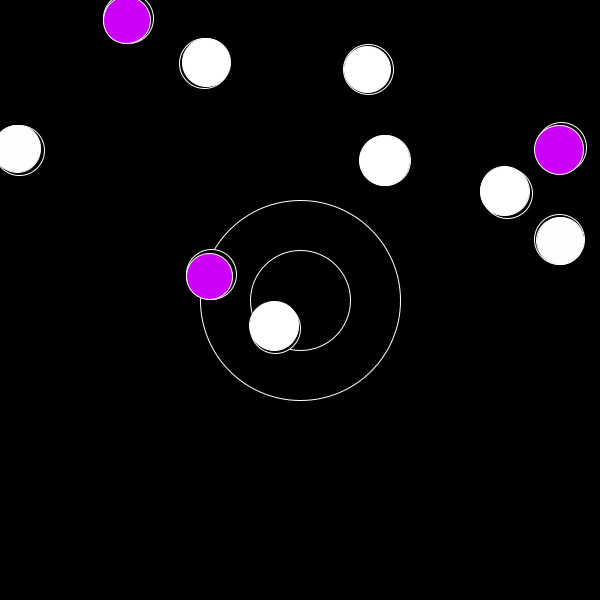
Frame 1 (no input)
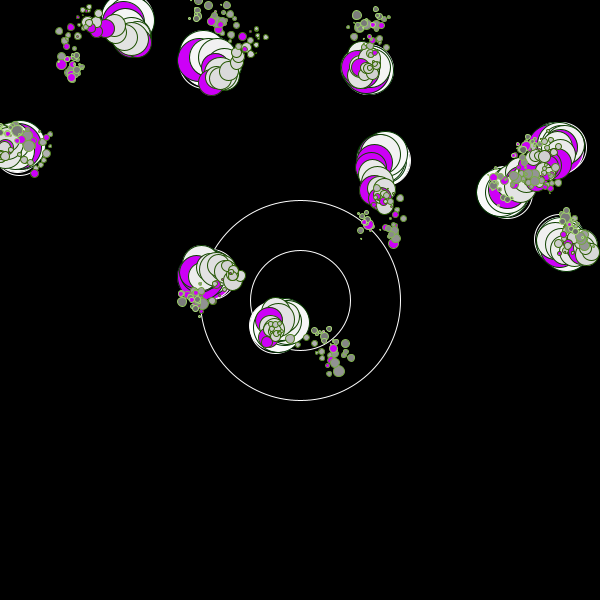
Frame 60 (the mouse pressed at the canvas centre just before this capture)
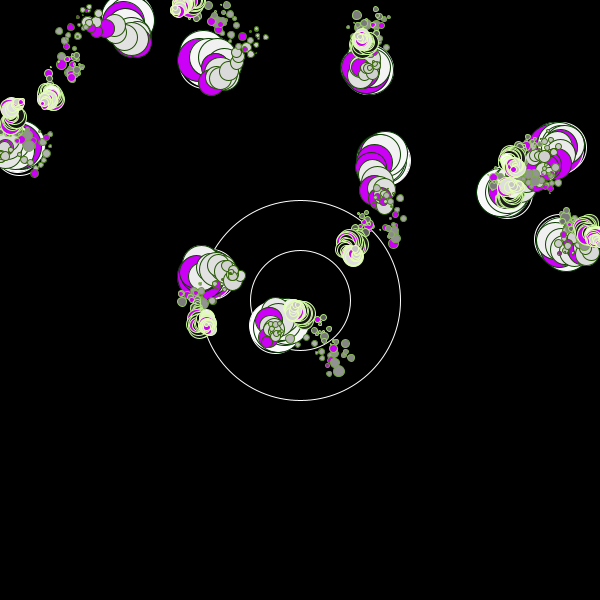
Frame 120 (the mouse held since frame 60 and released just before this capture)

The Processing sketch that drew these frames (run headless with seeded random() and noise(); from frame 60 on, the mouse is pressed at the canvas centre):

// Processing sketch: amy
// ── amy.pde
float[] xs = new float[10];
float[] xsp = new float[10];
float[] ys = new float[10];
float[] ysp = new float[10];
int buffer = 10;
int counter = 0;
int size = 50;
int speed = 3;
float d;
int s = 0;

void setup() {
  background(0);
  size(600,600); 
  smooth();
  stroke(255);
  fill(0);
  // circles show where to put mouse to control size/stroke
  ellipse(width/2,height/2,200,200);
  ellipse(width/2,height/2,100,100);


  for (int i=0; i<10; i++) {
    xs[i] = random(buffer,width-buffer);
    ys[i] = random(buffer,height-buffer);
    ellipse(xs[i],ys[i],size,size); 
    //println(xs[i]);
    //println(ys[i]); 
  }
}


void draw() {

  move();
  stroke(s,s+50,s-50);
  d = abs(dist(mouseX, mouseY, width/2, height/2));
  println(d);
  
  // speed and stroke based on mouse distance from center
  if (d<100) {
    s++;
    speed--;
    size += 2;
      if (s>255) s=0;
      if (speed<3) speed=3;
  }
  
  if (d>=100 && d<200) {
    s += 2;
    speed++;
    size++;
      if (s>255) s=0;
  }
  
  if (d>=200) {
    s += 3;
    speed += 2;
      if (s>255) s=0;
      if (speed>10) speed=10;
  }
  
}

void move() {
  for (int i=0; i<10; i++) {
    // store previous values of x and y
    xsp[i] = xs[i];
    ysp[i] = ys[i];
    
    // find new values for x and y
    xs[i] += random(-speed,speed);
    xs[i] = constrain(xs[i],0,width);
    ys[i] += random(-speed,speed);
    ys[i] = constrain(ys[i],0,height);
      
      // fill color based on last direction of movement
      // size based on last direction of movement
      if (xs[i] > xsp[i] && ys[i] > ysp[i]) {
        fill(255,0,0);  
        counter++;
        size++;
        if (counter == 255) counter = 0;
      }
      if (xs[i] > xsp[i] && ys[i] < ysp[i]) {
        fill(247,0,120); 
        size--;
        if (size < 1) size = 8;
      }
      if (xs[i] < xsp[i] && ys[i] > ysp[i]) {
        fill(205,0,247); 
        size--;
        if (size < 1) size = 8;
      }
      else {
        fill(255-counter);
      }
       
    ellipse(xs[i],ys[i],size,size);  
  }
  
}
